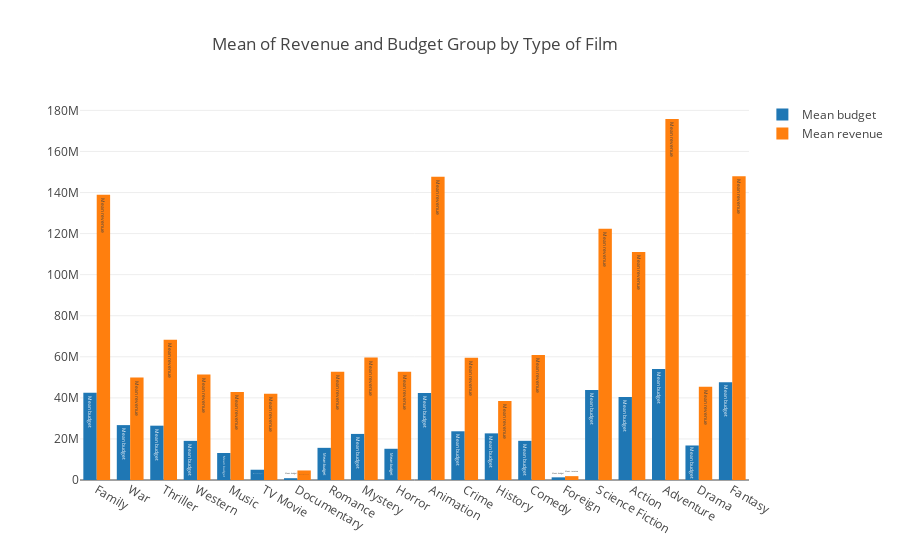
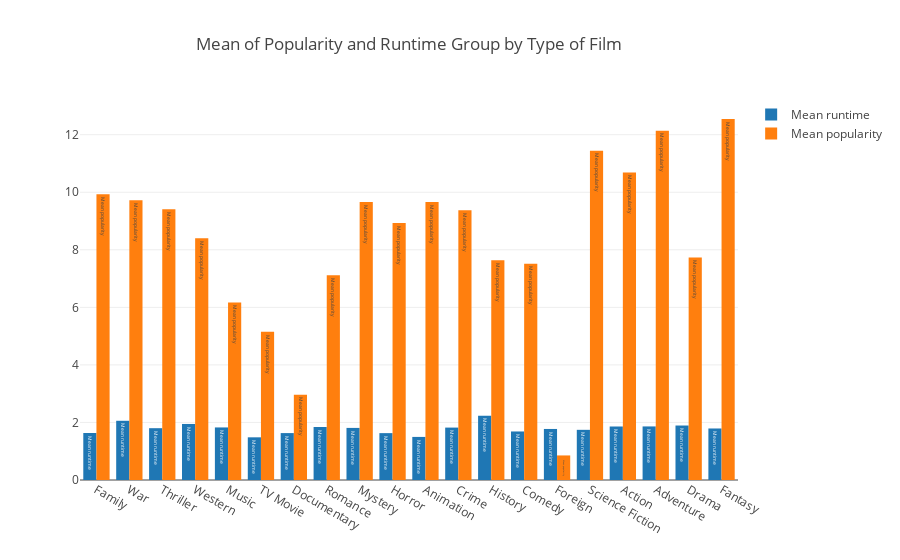

Source (notebook cell) for these figures, in order:
### Code cell
import plotly.offline as plty
  
import plotly.graph_objs as go

plty.init_notebook_mode(connected=True)


# data = [go.Histogram(x=x)]
# py.iplot(data, filename='basic histogram')

def df_index(col_name,value,df):
    l = list()
    for i in df.index.tolist():
        if value in df[col_name][i]:
            l.append(i)
    return l

dict_gender =dict()
for feature in quanti:
    val=[]
    for i in names:
        if feature=='runtime':
            val.append(dft[feature].loc[df_index('genre_film',i,dft)].mean()/60)
        else:
            val.append(dft[feature].loc[df_index('genre_film',i,dft)].mean())  
    dict_gender[feature] = val
    

data=[]
layout = go.Layout(title=go.layout.Title(text='Mean of Revenue and Budget Group by Type of Film',xref='paper'))
for i in ['budget','revenue']:
        data.append(go.Bar(x=names,y=dict_gender[i],orientation='v',text='Mean {}'.format(i),name='Mean {}'.format(i)))


figure = go.Figure(data=data,layout=layout)
plty.iplot(figure, filename='basic histogram')

data=[]
layout = go.Layout(title=go.layout.Title(text='Mean of Popularity and Runtime Group by Type of Film',xref='paper'))
for i in ['runtime','popularity']:
        data.append(go.Bar(x=names,y=dict_gender[i],orientation='v',text='Mean {}'.format(i),name='Mean {}'.format(i)))


figure = go.Figure(data=data,layout=layout)
plty.iplot(figure, filename='basic histogram')

### Figure 1 — Plotly figure (JSON) as saved in the notebook; plotly's stock layout.template omitted (floating-point values rounded to 4 significant figures)
{"data": [{"name": "Mean budget", "orientation": "v", "text": "Mean budget", "type": "bar", "uid": "62a7aa0f-d96a-4917-a99a-a4c68a58e422", "x": ["Family", "War", "Thriller", "Western", "Music", "TV Movie", "Documentary", "Romance", "Mystery", "Horror", "Animation", "Crime", "History", "Comedy", "Foreign", "Science Fiction", "Action", "Adventure", "Drama", "Fantasy"], "y": [42500000.0, 26730000.0, 26460000.0, 19060000.0, 13150000.0, 5000000, 882600.0, 15660000.0, 22440000.0, 15210000.0, 42330000.0, 23730000.0, 22710000.0, 19080000.0, 1301000.0, 43800000.0, 40400000.0, 54070000.0, 16810000.0, 47580000.0]}, {"name": "Mean revenue", "orientation": "v", "text": "Mean revenue", "type": "bar", "uid": "bf862083-5f01-480a-b8f0-8a230961ad20", "x": ["Family", "War", "Thriller", "Western", "Music", "TV Movie", "Documentary", "Romance", "Mystery", "Horror", "Animation", "Crime", "History", "Comedy", "Foreign", "Science Fiction", "Action", "Adventure", "Drama", "Fantasy"], "y": [138900000.0, 49920000.0, 68340000.0, 51370000.0, 42870000.0, 42000000, 4638000.0, 52710000.0, 59630000.0, 52710000.0, 147700000.0, 59490000.0, 38410000.0, 60880000.0, 1874000.0, 122400000.0, 111000000.0, 175800000.0, 45410000.0, 148000000.0]}], "layout": {"title": {"text": "Mean of Revenue and Budget Group by Type of Film", "xref": "paper"}}}

### Figure 2 — Plotly figure (JSON) as saved in the notebook; plotly's stock layout.template omitted (floating-point values rounded to 4 significant figures)
{"data": [{"name": "Mean runtime", "orientation": "v", "text": "Mean runtime", "type": "bar", "uid": "806cd436-ee52-4433-a9ea-ae4d58f184d9", "x": ["Family", "War", "Thriller", "Western", "Music", "TV Movie", "Documentary", "Romance", "Mystery", "Horror", "Animation", "Crime", "History", "Comedy", "Foreign", "Science Fiction", "Action", "Adventure", "Drama", "Fantasy"], "y": [1.634, 2.058, 1.8, 1.948, 1.827, 1.483, 1.63, 1.842, 1.81, 1.629, 1.497, 1.821, 2.23, 1.686, 1.774, 1.743, 1.859, 1.862, 1.893, 1.79]}, {"name": "Mean popularity", "orientation": "v", "text": "Mean popularity", "type": "bar", "uid": "51ffc9c7-f718-43c9-9ebc-87fa0dc58b7a", "x": ["Family", "War", "Thriller", "Western", "Music", "TV Movie", "Documentary", "Romance", "Mystery", "Horror", "Animation", "Crime", "History", "Comedy", "Foreign", "Science Fiction", "Action", "Adventure", "Drama", "Fantasy"], "y": [9.926, 9.719, 9.413, 8.405, 6.169, 5.148, 2.967, 7.119, 9.665, 8.934, 9.663, 9.372, 7.638, 7.515, 0.8537, 11.44, 10.69, 12.14, 7.73, 12.55]}], "layout": {"title": {"text": "Mean of Popularity and Runtime Group by Type of Film", "xref": "paper"}}}
